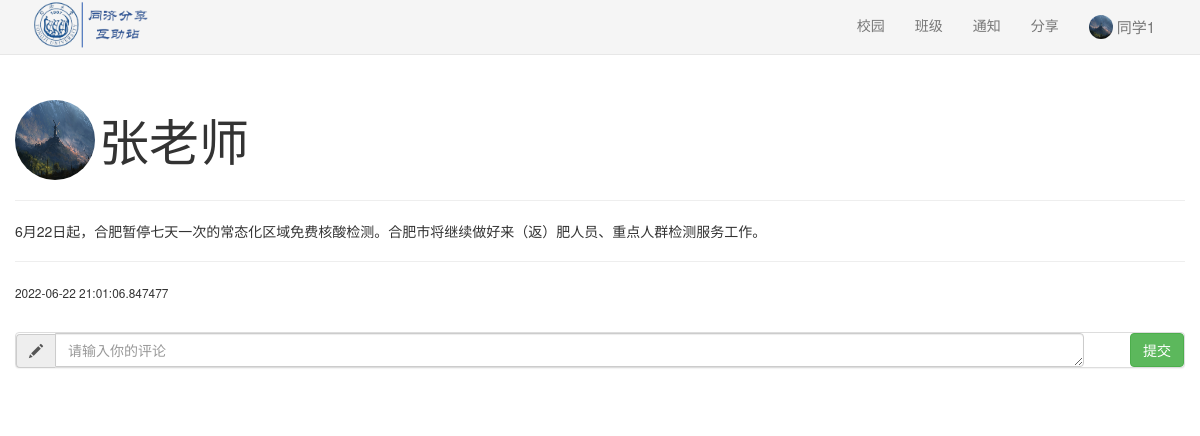
Before: /post/11 (signed in) with the older database file.
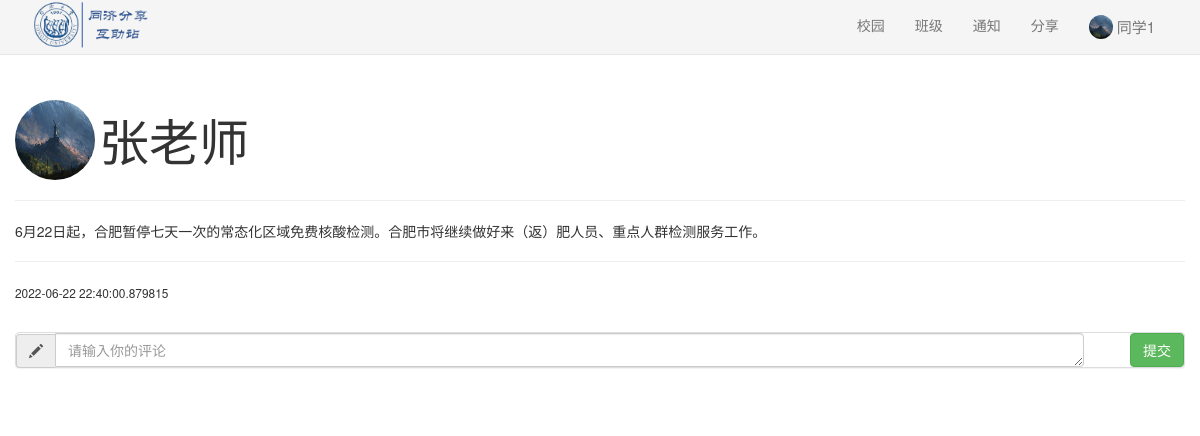
After: the same page with the newer database file.
### sql.py (models this page shows)
class post(db.Model):#帖子
    id=db.Column(db.Integer, primary_key=True)
    post_content=db.Column(db.Text)#帖子内容
    create_at = db.Column(db.DateTime, default=datetime.datetime.now)
    update_at = db.Column(db.DateTime, default=datetime.datetime.now, onupdate=datetime.datetime.now)
    publish_user_id=db.Column(db.Integer, db.ForeignKey('user.id'))#发的人
    publish_user_name=db.Column(db.String(20))
    picture_number=db.Column(db.Integer)
    post_comments=db.relationship('post_comment',backref='post_comments')#评论
    status=db.Column(db.String(20))#状态,比如删除/隐藏

### apps/basic.py (the view)
@basicbp.route('/post/<post_id>', methods=['GET', 'POST'])
def viewpost(post_id):
    if (current_user.is_authenticated==False):
        return redirect(url_for("basic.login"))
    if request.method == "POST":
        user_no=current_user.id
        post_content=request.form['comment_content']
        sql.add_post_comment(user_no,post_id,post_content)
    post_content,number,time,comment,user=sql.find_post(post_id)
    return render_template("post.html",
                           post_content=post_content,
                           picture_number=number,
                           time=time,
                           comment=comment,
                           user=user,
                           user_id=current_user.id,
                           user_name=current_user.name,
                           class_id=current_user.class_id)

### sql.py (called while the page is built)
@login_manager.user_loader
def load_user(user_id):  # 创建用户加载回调函数，接受用户 ID 作为参数
    user = User.query.get(int(user_id))  # 用 ID 作为 User 模型的 主键查询对应的用户
    return user

def find_post(post_id):
    p=post.query.get(post_id)
    comment=p.post_comments
    user=User.query.get(p.publish_user_id)
    time=p.update_at
    return p.post_content,p.picture_number,time,comment,user

### apps/templates/post.html (shortened to what this page needs)
<!DOCTYPE html>
<html>
<head>
    <link rel="stylesheet" href="{{ url_for('static', filename='css/bootstrap.min.css') }}">
    <link href="{{ url_for('static', filename='css/minecss.css') }}" rel="stylesheet">
</head>
<body>
{% include "common/header.html" %}
<br><br><br>
<div class="container">
    <div class="row">
            <img class="img-circle" style="width:80px;height:80px;"
                 src="{{url_for('static', filename='images/user/'+user_id|string+'/head.jpg')}}"/>
            <span style="vertical-align:middle;font-size: 50px">{{user.name}}</span>
            <hr>
            <p>
                {{post_content}}
            </p>
            <hr>
            <p><small>{{time}}</small></p>
            <br>
            <div class="panel panel-default">
                <form class="form-horizontal" method="post">
                    <div class="row">
                        <div class="col-md-11">
                            <div class="input-group">
                                <div class="input-group-addon glyphicon glyphicon-pencil"></div>
                                <textarea class="form-control" rows="1" name="comment_content" placeholder="请输入你的评论"
                                          required></textarea>
                            </div>
                        </div>
                        <div class="col-md-1">
                            <input type="submit" value="提交" class="btn btn-success pull-right">
                        </div>
                    </div>
                </form>
            </div>
            <br>
        </div>
</div>
</body>
</html>

Changed rows visible on the page:
changed post "6月22日起，合肥暂停七天一次的常态化区域免费核酸检测。合肥市将继续做好来（返）肥人员、重点人群检测服务工作。": update_at "2022-06-22 21:01:06.847477" → "2022-06-22 22:40:00.879815"
